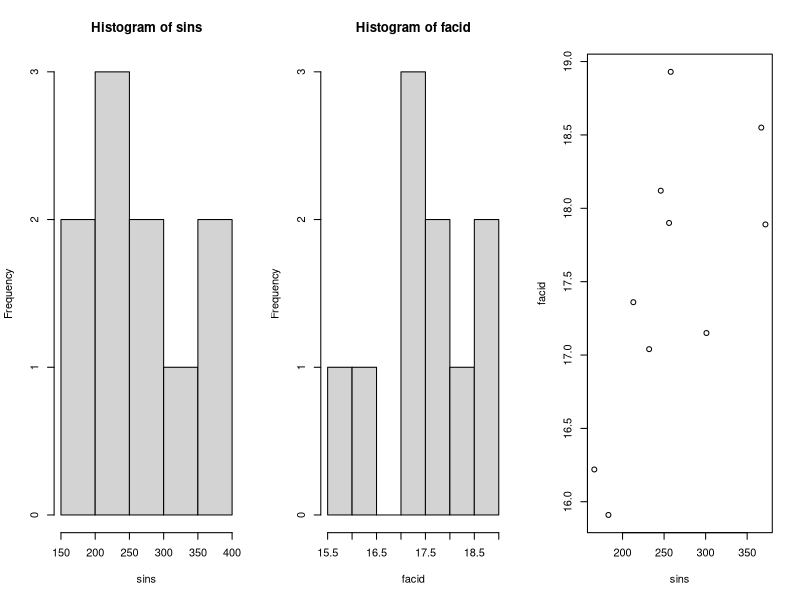
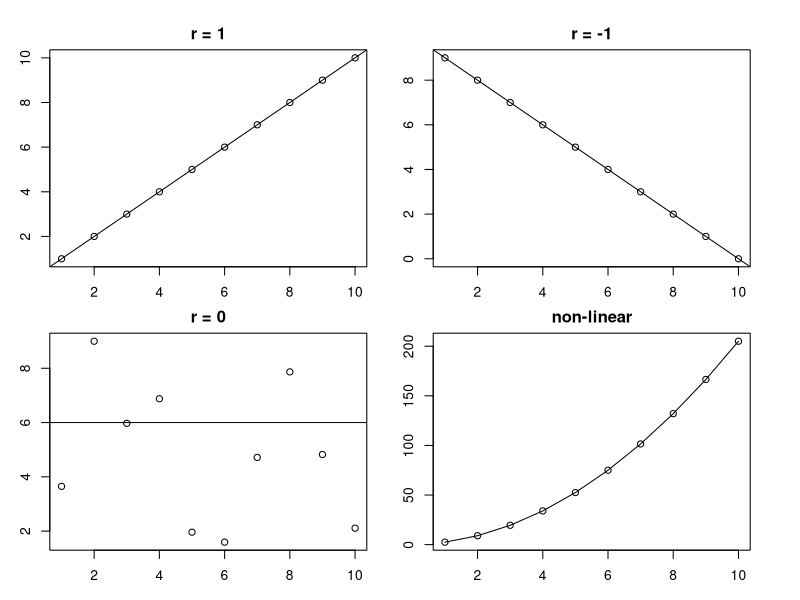
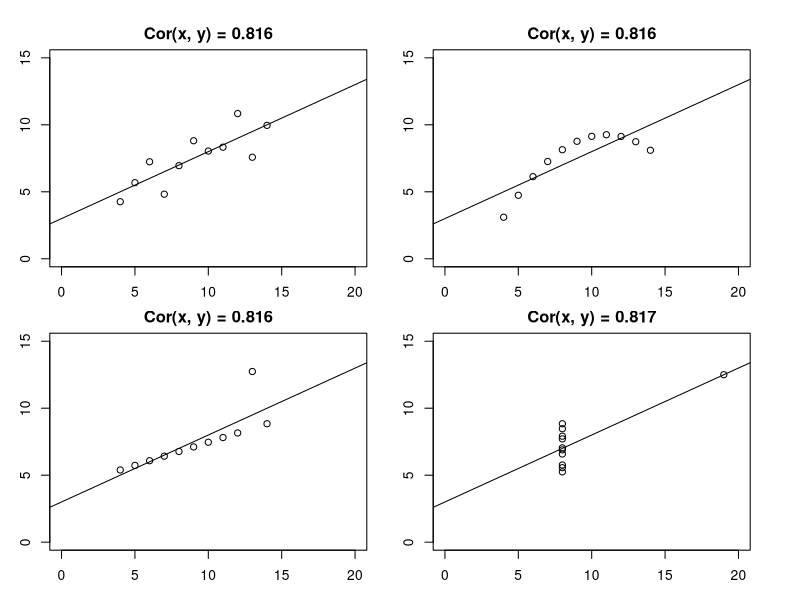
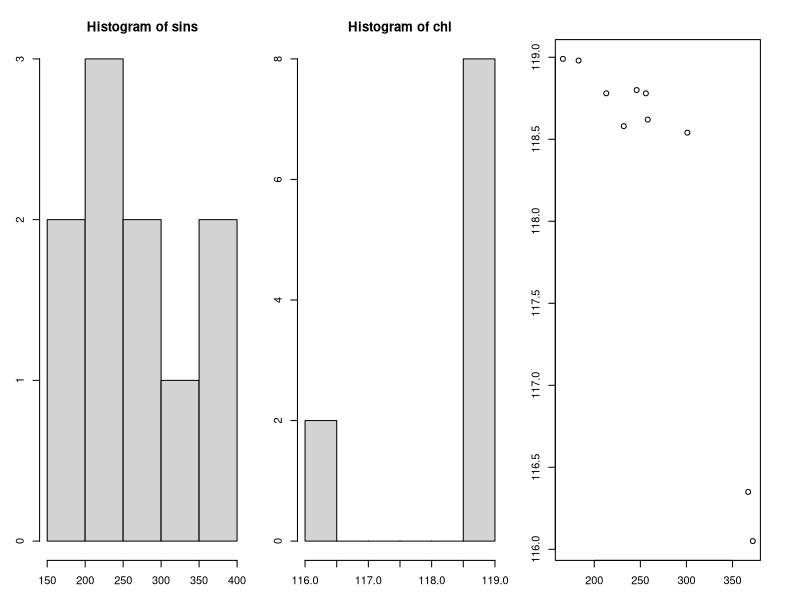
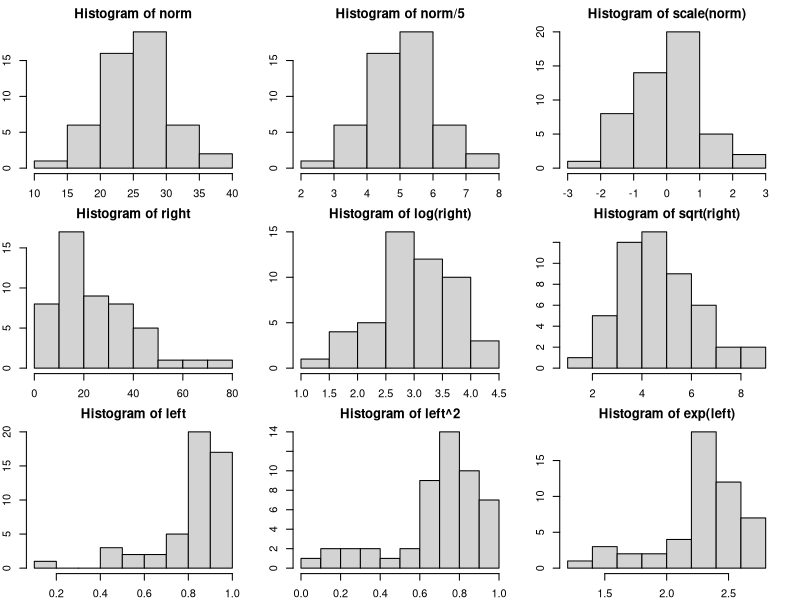
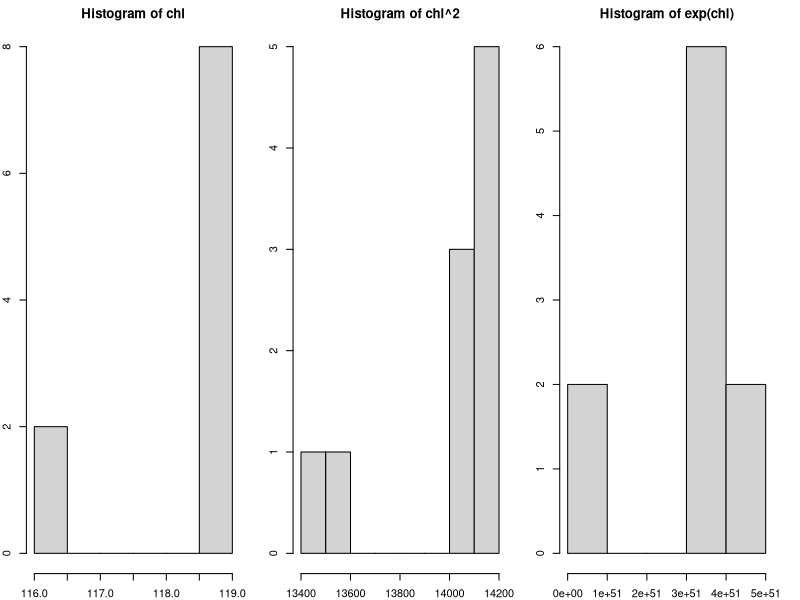
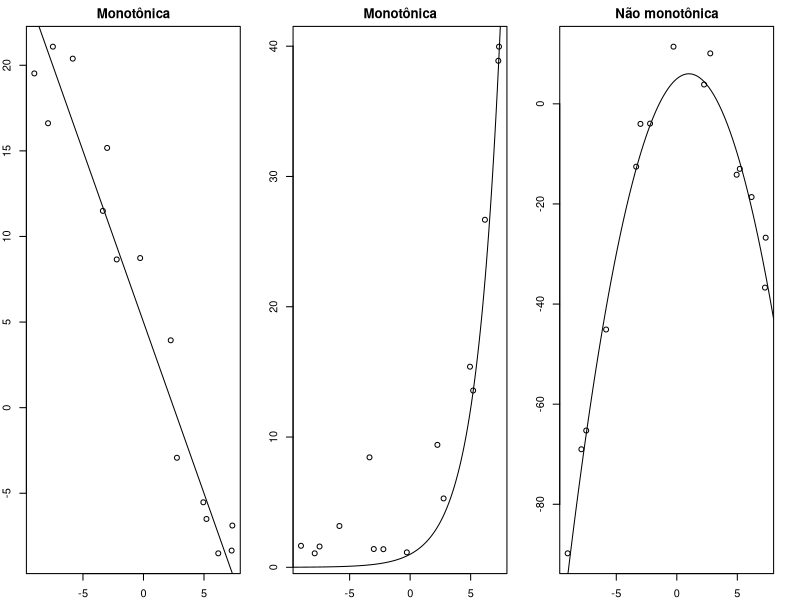
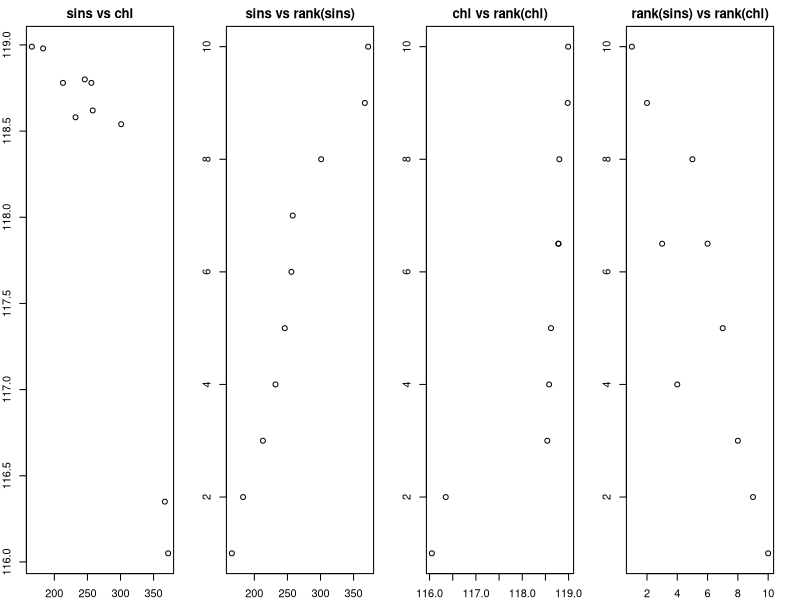

Write the R code that produced these figures, in order.
## ---- chunk 1
on_change_size <- function(before, options, envir) {
    if (before)
        return(paste(options$change_size))
}

knitr::knit_hooks$set(change_size = on_change_size)
knitr::opts_chunk$set(prompt = TRUE,
                      warning = FALSE,
                      dev.args=list(pointsize=18),
                      change_size='\\small')
## ## Generate Example data
## hwfq <- function(p) c(p^2, 2*p*(1-p), (1-p)^2)
## n    <- 50
## type     <- sample(c("I", "II"), n, replace=T)
## sen_ins  <- floor(rnorm(n, 250 + 50 * (type=="II"), 50))
## fat_acid <- 15 + sen_ins/100 + rnorm(n)
## chl      <- rnorm(n, mean = 120 + (sen_ins/250 - 1.75)^-1, sd = .15)
## bp       <- rnorm(n, 90, 10)
## bmi      <- rnorm(n, 32, 6)
## enos     <- sample(c("aa", "Aa", "AA"), n, replace = T, prob = hwfq(0.15))
## enos_dom <- enos == "aa"
## lo_hrt_atk <- (-4 * scale(sen_ins) + 2 * scale(bp) +
##                2 * enos_dom + (1 + enos_dom) * scale(bmi) +
##                rnorm(n))
## hrt_attack <- ifelse(plogis(lo_hrt_atk) > .5, "Sim", "Não")
##
## db <- data.frame(type, sen_ins, fat_acid, chl, bp, bmi, enos, hrt_attack)
## write.table(db, 'db.tsv', quote=F, row.names=F)
## ---- chunk 2
sins  <- c(183, 232, 166, 258, 213, 246, 256, 372, 367, 301)
facid <- c(15.91, 17.04, 16.22, 18.93, 17.36, 18.12, 17.90, 17.89, 18.55, 17.15)
name  <- c("Sensibilidade à Insulina", "Ácidos Graxos (%)")

knitr::kable(cbind(sins[1:5], facid[1:5], sins[6:10], facid[6:10]),
             col.names = rep(name, 2), digits = 2,
             caption = paste("Medidas de sensibilidade à insulina e composição",
                             "de ácido graxos em diabéticos"))
set.seed(050591)
## ---- chunk 3
sins  <- c(183, 232, 166, 258, 213, 246, 256, 372, 367, 301)
facid <- c(15.91, 17.04, 16.22, 18.93, 17.36, 18.12, 17.90,
           17.89, 18.55, 17.15)
par(mfrow=c(1,3))
hist(sins)
hist(facid)
plot(sins, facid)
## ---- chunk 4
par(mfrow = c(2,2), oma=rep(1,4), mar=rep(2,4))

plot(1:10, 1:10, main = "r = 1", xlab="x", ylab="y")
abline(0, 1)

plot(1:10, 10-(1:10), main = "r = -1", xlab="x", ylab="y")
abline(10, -1)

plot(1:10, runif(10, 1, 10), main = "r = 0", xlab="x", ylab="y")
abline(6, 0)

plot(1:10,  2 * (1:10)^2 + (1:10)/2, main = "non-linear", xlab="x", ylab="y")
lines(1:10, 2 * (1:10)^2 + (1:10)/2)
## ---- chunk 5
cov(sins, facid) /sqrt(var(sins) * var(facid))
cor(sins, facid)
cor(sins, facid)^2
## ---- chunk 6
cor.test(sins, facid)
## ---- chunk 7
par(mfrow = c(2,2), oma=rep(1,4), mar=rep(2,4))
for (i in 1:4) {
    x = anscombe[, paste("x", i, sep="")];
    y = anscombe[, paste("y", i, sep="")];
    plot(y~x, main = sprintf("Cor(x, y) = %.3f", cor(x, y)),
         xlim=c(0,20), ylim=c(0, 15));
    abline(lm(y~x))
}
## ---- chunk 8
chl  <- c(118.98, 118.58, 118.99, 118.62, 118.78, 118.80,
          118.78, 116.05, 116.35, 118.54)
name <- c("Sensibilidade à insulina", "Colesterol")
knitr::kable(cbind(sins[1:5], chl[1:5], chl[6:10], chl[6:10]),
             col.names=rep(name,2),
             caption=paste("Medida de sensibilidade a insulina e colesterol",
                           "em pacientes"))
## ---- chunk 9
chl <- c(118.98, 118.58, 118.99, 118.62, 118.78, 118.80,
         118.78, 116.05, 116.35, 118.54)
par(mfrow = c(1, 3))
hist(sins)
hist(chl)
plot(sins, chl)
## ---- chunk 10
norm  <- rnorm(50, mean = 25, sd = 5)
right <- rnorm(50, mean = rlnorm(50, 3, 0.6), 3)
left  <- rbeta(50, 5, 1)


par(mfrow = c(3,3), oma=c(0, 0, 0, 0), mar=c(2,2,2,2))
hist(norm)
hist(norm/5)
hist(scale(norm))

hist(right)
hist(log(right))
hist(sqrt(right))

hist(left)
hist(left^2)
hist(exp(left))
## ---- chunk 11
par(mfrow = c(1,3))
hist(chl)
hist(chl^2)
hist(exp(chl))
## ---- chunk 12
x  <- runif(15, -10, 10)
y1 <- -2 * x + 5 + rnorm(15, sd = 3)
y2 <- exp(x/2) + rexp(15, rate = .25)
y3 <- -x^2 + 2*x + 5 + rnorm(15, sd = 5)
xs <- seq(-10, 10, .1)
par(mfrow = c(1, 3))
plot(x, y1, main = "Monotônica")
lines(xs, -2*xs + 5)
plot(x, y2, main = "Monotônica")
lines(xs, exp(xs/2))
plot(x, y3, main = "Não monotônica")
lines(xs, -xs^2 + 2 * xs + 5)
## ---- chunk 13
par(mfrow=c(1,4), mar = c(2, 2, 2, 2))
plot(sins, chl, main = "sins vs chl")
plot(sins, rank(sins), main="sins vs rank(sins)")
plot(chl, rank(chl), main="chl vs rank(chl)")
plot(rank(sins), rank(chl), , main="rank(sins) vs rank(chl)")
## ---- chunk 14
cor(sins, chl)
cor(sins, chl, method = "spearman")
cor.test(sins, chl, method="spearman")
